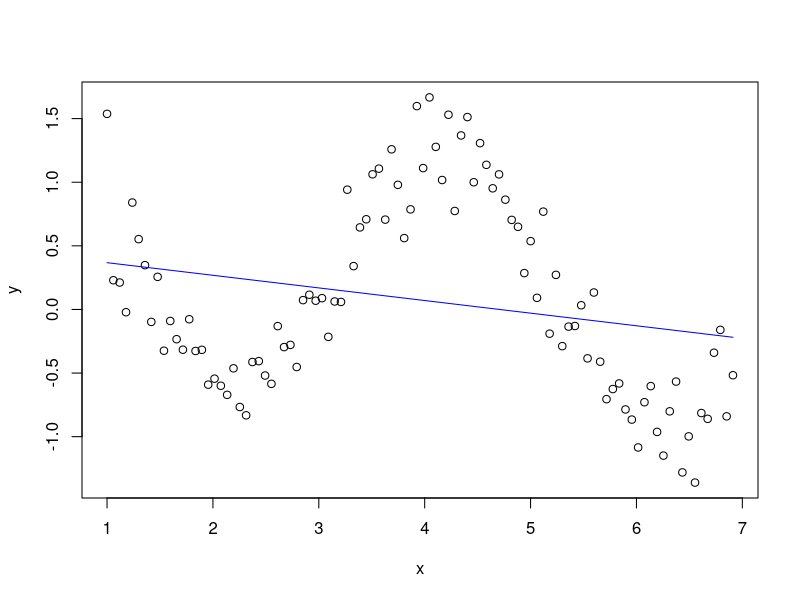
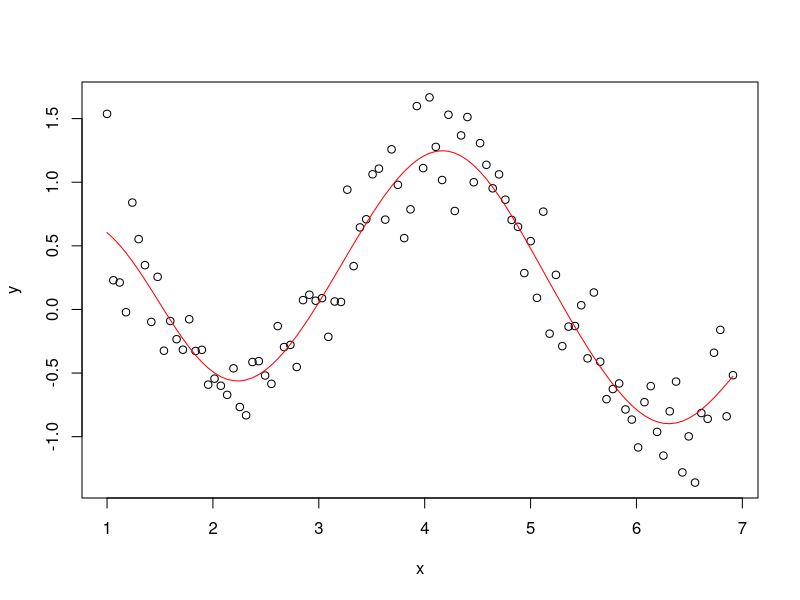

Here is the R script that generated these plots, in order:
# CODE1107
rm(list=ls()) # CLEAR WORKSPACE
set.seed(195021)
library(MASS)
N <- 100
# GENERATE DATA 
x<-seq(from=1, to=2.2*pi,length=N)
signal <- cos(1.5*x)+ exp(-0.4*x)
noise <- rnorm(N,0,0.25)
y <- signal + noise


lambda <- 0.01
X <- cbind(1,x)
RHS <- crossprod(X,y)
LHS <- crossprod(X)
LHS[-1,-1] <- LHS[-1,-1]+diag(c(rep(1,1)))*lambda # assumes 
#          one covariate x
####  Classical LS solution 
bh1 <- solve(LHS,RHS)
bh1
yhatclassic <- X%*%bh1
yhatclassic[1:6]
yhatclassic[7:10]
#########################################################
####  kernelised (dual) solution with kernel matrix XX'
K <- x%*%t(x) # LINEAR KERNEL
X <- cbind(1,K)
RHS <- crossprod(X,y)
LHS <- crossprod(X)
LHS[-1,-1] <- LHS[-1,-1]+K*lambda
diag(LHS) <- diag(LHS) + c(0,rep(1e-8,N))
sol <- as.matrix(solve(LHS,RHS))
yhatkernellin <- sol[1]+K%*%sol[-1]
yhatkernellin[1:6]
yhatkernellin[7:10]
plot(x,y)
lines(x,yhatkernellin,col="blue")
alfa <- sol[-1]
bhkernellin <- sum(alfa*x)
bhkernellin
muhatkernellin <- sol[1]
muhatkernellin
########################################################
#######  GAUSSIAN KERNEL SOLUTION ######################
#     CONSTRUCT GAUSSIAN KERNEL
#w <- matrix(data=NA,nrow=length(x),ncol=length(x))
K <- matrix(data=NA,nrow=length(x),ncol=length(x))

d <- as.matrix(dist(x))^2
# CHOOSE h and lambda
h <- 0.7
lambda <- 0.5

K <- exp(-(1/(2*h^2))*d)

X <- cbind(1,K)
RHS <- crossprod(X,y)
LHS <- crossprod(X)
LHS[-1,-1] <- LHS[-1,-1]+K*lambda

diag(LHS) <- diag(LHS)+c(0,rep(1e-8,N))

sol <- solve(LHS,RHS)
fgaus <- sol[1]+K%*%sol[-1]
alfa <- sol[-1]


plot(x,y)
lines(x,fgaus,col="red")

